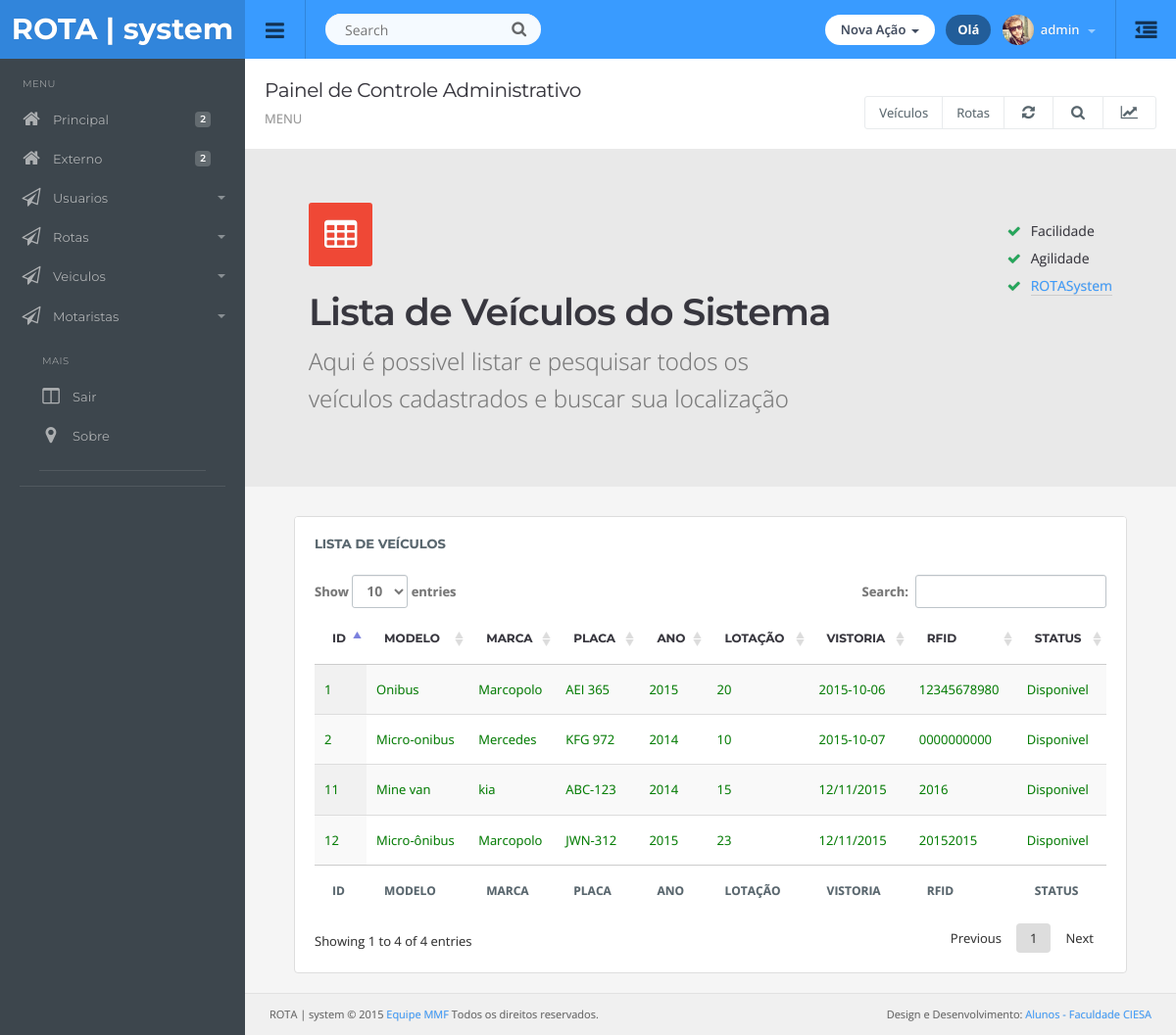
The page /lista_veiculos.php (signed in) on the database its author committed.
### tables this page shows
CREATE TABLE IF NOT EXISTS `veiculos` (
  `vei_id` int(10) unsigned NOT NULL AUTO_INCREMENT,
  `vei_modelo` varchar(100) DEFAULT NULL,
  `vei_marca` varchar(100) DEFAULT NULL,
  `vei_placa` varchar(7) DEFAULT NULL,
  `vei_ano` varchar(4) DEFAULT NULL,
  `vei_lotacao` varchar(10) DEFAULT NULL,
  `vei_datavistoria` varchar(10) DEFAULT NULL,
  `vei_etiqueta` varchar(100) NOT NULL,
  `vei_status` varchar(100) NOT NULL,
  PRIMARY KEY (`vei_id`)
);

### lista_veiculos.php (the view, shortened to what this page needs)
<!DOCTYPE html>
<html lang="br">
<head>
  <link href="images/root.css" rel="stylesheet">
  </head>
  <body>
  <?php include('topo.php');?>
  </div>
<?php include('menu.php');?>
<div class="content">
  <div class="page-header">
    <h1 class="title">Painel de Controle Administrativo</h1>
      <ol class="breadcrumb">
        <li class="active">MENU</li>
      </ol>
    <div class="right">
      <div class="btn-group" role="group" aria-label="...">
        <a href="cad_objeto.php" class="btn btn-light">Veículos</a>
        <a href="novo_pedido.php" class="btn btn-light">Rotas</a>
        <a href="#" class="btn btn-light"><i class="fa fa-refresh"></i></a>
        <a href="#" class="btn btn-light"><i class="fa fa-search"></i></a>
        <a href="#" class="btn btn-light" id="topstats"><i class="fa fa-line-chart"></i></a>
      </div>
    </div>
  </div>
  <div class="row presentation">
    <div class="col-lg-8 col-md-6 titles">
      <span class="icon color10-bg"><i class="fa fa-table"></i></span>
      <h1>Lista de Veículos do Sistema</h1>
      <h4>Aqui é possivel listar e pesquisar todos os veículos cadastrados e buscar sua localização</h4>
    </div>
    <div class="col-lg-4 col-md-6">
      <ul class="list-unstyled list">
        <li><i class="fa fa-check"></i>Facilidade<li>
        <li><i class="fa fa-check"></i>Agilidade<li>
        <li><i class="fa fa-check"></i><a href="/" target="_blank">ROTASystem</a><li>
      </ul>
    </div>
  </div>
<div class="container-padding">
  <div class="row">
    <div class="col-md-12">
      <div class="panel panel-default">
        <div class="panel-title">
          Lista de veículos
        </div>
        <div class="panel-body table-responsive">
            <table id="example0" class="table display">
                <thead>
                    <tr>
                        <th>ID</th>
                        <th>MODELO</th>
                        <th>MARCA</th>
                        <th>PLACA</th>
                        <th>ANO</th>
                        <th>LOTAÇÃO</th>
                        <th>VISTORIA</th>
                        <th>RFID</th>
                        <th>STATUS</th>
                    </tr>
                </thead>
                <tfoot>
                    <tr>
                        <th>ID</th>
                        <th>MODELO</th>
                        <th>MARCA</th>
                        <th>PLACA</th>
                        <th>ANO</th>
                        <th>LOTAÇÃO</th>
                        <th>VISTORIA</th>
                        <th>RFID</th>
                        <th>STATUS</th>
                    </tr>
                </tfoot>
                <tbody>
                  <?php
                    include('conexaopdo.php');
                    $selecionausuario=$con->prepare("SELECT * FROM veiculos");
                    $selecionausuario->execute();
                      while ($linha=$selecionausuario->fetch(PDO::FETCH_ASSOC))
                      {
                            if ($linha["vei_status"]=='Em rota') {
                              echo '
                              <tr>
                                <td><font color="red">'.$linha["vei_id"].'</font></td>
                                 <td><font color="red">'.$linha["vei_modelo"].'</font></td>
                                 <td><font color="red">'.$linha["vei_marca"].'</font></td>
                                 <td><font color="red">'.$linha["vei_placa"].'</font></td>
                                 <td><font color="red">'.$linha["vei_ano"].'</font></td>
                                 <td><font color="red">'.$linha["vei_lotacao"].'</font></td>
                                 <td><font color="red">'.$linha["vei_datavistoria"].'</font></td>
                                 <td><font color="red">'.$linha["vei_etiqueta"].'</font></td>
                                 <td><font color="red">'.$linha["vei_status"].'</font></td>
                              </tr>
                            ';
                            } else {
                              echo '
                              <tr>
                                <td><font color="green">'.$linha["vei_id"].'</font></td>
                                 <td><font color="green">'.$linha["vei_modelo"].'</font></td>
                                 <td><font color="green">'.$linha["vei_marca"].'</font></td>
                                 <td><font color="green">'.$linha["vei_placa"].'</font></td>
                                 <td><font color="green">'.$linha["vei_ano"].'</font></td>
                                 <td><font color="green">'.$linha["vei_lotacao"].'</font></td>
                                 <td><font color="green">'.$linha["vei_datavistoria"].'</font></td>
                                 <td><font color="green">'.$linha["vei_etiqueta"].'</font></td>
                                 <td><font color="green">'.$linha["vei_status"].'</font></td>
                              </tr>
                            ';
                            }
                       }
                  ?>
                </tbody>
            </table>
        </div>
      </div>
    </div>
  </div>
</div>
<?php include ('rodape.php');?>
</div>
</body>
</html>

### images/style.css (style rules this page uses)
.color10-bg { background: #ef4836; }
body { background: #3d464d; color: #58666e; margin: 0; line-height: 1.7em; font-size: 13px; font-family: 'Open Sans', sans-serif; outline: 0; text-Shadow: 0 0 1px rgba(0, 0, 0, 0.2); }
a { color: #399bff; text-decoration: none; }
.col-xs-1, .col-sm-1, .col-md-1, .col-lg-1, .col-xs-2, .col-sm-2, .col-md-2, .col-lg-2, .col-xs-3, .col-sm-3, .col-md-3, .col-lg-3, .col-xs-4, .col-sm-4, .col-md-4, .col-lg-4, .col-xs-5, .col-sm-5, .col-md-5, .col-lg-5, .col-xs-6, .col-sm-6, .col-md-6, .col-lg-6, .col-xs-7, .col-sm-7, .col-md-7, .col-lg-7, .col-xs-8, .col-sm-8, .col-md-8, .col-lg-8, .col-xs-9, .col-sm-9, .col-md-9, .col-lg-9, .col-xs-10, .col-sm-10, .col-md-10, .col-lg-10, .col-xs-11, .col-sm-11, .col-md-11, .col-lg-11, .col-xs-12, .col-sm-12, .col-md-12, .col-lg-12 { padding-right: 15px; padding-left: 15px; }
.row { margin-right: -15px; margin-left: -15px; }
.container-padding { padding-left: 20px; padding-right: 20px; }
.content { padding-left: 30px; padding-right: 30px; padding-top: 80px; margin-left: 250px; background: #f5f5f5; }
.page-header { background: #fff; margin: -20px -30px 20px -30px; padding: 20px; border-bottom: none; position: relative; }
.page-header .title { padding: 0; margin: 0; font-family: 'Montserrat', sans-serif; font-size: 20px; line-height: normal; font-weight: normal; color: #37363e; padding-bottom: 6px; }
.page-header .right { position: absolute; right: 20px; bottom: 20px; min-width: 500px; text-align: right; }
.page-header .right .btn-group { float: right; }
.page-header .right .btn { padding-left: 14px; padding-right: 14px; font-size: 13px; }
.page-header .right .btn .fa { margin: 0 4px; }
.page-header .right .btn-group .btn { border: 1px solid #E8EBED; }
.presentation { background: rgba(0, 0, 0, 0.05); margin: -20px -30px 30px -30px; padding: 70px 50px; }
.presentation .titles .icon { color: #fff; border-radius: 3px; font-size: 36px; line-height: 0; padding: 8px 16px; text-align: center; }
.presentation .titles .icon .fa { font-weight: inherit; }
.presentation .titles h1 { font-size: 38px; font-weight: 600; font-family: 'Montserrat', sans-serif; margin: 30px 0 0px 0; color: #37363e; }
.presentation .titles h4 { font-size: 24px; font-weight: 300; color: #777; margin: 0px; }
.presentation .list { display: inline-block; float: right; margin-bottom: 0; font-size: 14px; line-height: 2em; color: #37363e; right: 0; }
.presentation .list a { border-bottom: 1px solid #ccc; }
.presentation .list .fa { margin-right: 10px; color: #26a65b; }
h1, h2, h3, h4, h5, h6, .h1, .h2, .h3, .h4, .h5, .h6 { font-family: inherit; font-weight: 400; line-height: 1.6; color: #37363e; }
h1, .h1, h2, .h2, h3, .h3 { margin-top: 20px; margin-bottom: 10px; letter-spacing: -0.02em; }
h4, .h4, h5, .h5, h6, .h6 { margin-top: 15px; margin-bottom: 10px; }
h1, .h1 { font-size: 2.25em; }
h4, .h4 { font-size: 1.5em; }
.btn { font-size: 14px; padding: 7px 20px 7px 20px; border: none; background: #e4e4e4; color: inherit; border-radius: 3px; }
.btn .fa { font-size: 15px; margin-right: 5px; }
.btn-light { background-color: #fff; color: inherit; border: 1px solid #BDC4C9; }
.breadcrumb { background: none; padding: 0; margin: 0; font-weight: 600; }
.breadcrumb .active { font-weight: normal; color: #999; }
.panel { box-shadow: none; border: 1px solid #e5e5e5; background: #fff; padding: 20px; margin-bottom: 20px; position: relative; }
.panel-title { font-family: 'Montserrat', sans-serif; color: #58666e; font-size: 13px; font-weight: bold; text-transform: uppercase; padding: 16px 20px; margin: -20px; background: #fff; margin-bottom: 5px; border-bottom: none; border-top-left-radius: 3px; border-top-right-radius: 3px; }
.panel-body, .panel-heading { padding: 0; color: inherit; background-color: transparent; border-color: none; }
.panel-default { border-color: #ddd; }
.table { margin: 0; }
thead { font-weight: 600; font-family: 'Montserrat', sans-serif; text-transform: uppercase; font-size: 12px; color: #37363e; }
table td { display: table-cell; vertical-align: middle; }
.table > thead > tr > th, .table > tbody > tr > th, .table > tfoot > tr > th, .table > thead > tr > td, .table > tbody > tr > td, .table > tfoot > tr > td { padding: 15px; line-height: 1.7; }

### rows shown on the page
veiculos: vei_id "1", vei_modelo "Onibus", vei_marca "Marcopolo", vei_placa "AEI 365", vei_ano "2015", vei_lotacao "20", vei_datavistoria "2015-10-06", vei_etiqueta "12345678980", vei_status "Disponivel"
veiculos: vei_id "2", vei_modelo "Micro-onibus", vei_marca "Mercedes", vei_placa "KFG 972", vei_ano "2014", vei_lotacao "10", vei_datavistoria "2015-10-07", vei_etiqueta "0000000000", vei_status "Disponivel"
veiculos: vei_id "11", vei_modelo "Mine van", vei_marca "kia", vei_placa "ABC-123", vei_ano "2014", vei_lotacao "15", vei_datavistoria "12/11/2015", vei_etiqueta "2016", vei_status "Disponivel"
veiculos: vei_id "12", vei_modelo "Micro-ônibus", vei_marca "Marcopolo", vei_placa "JWN-312", vei_ano "2015", vei_lotacao "23", vei_datavistoria "12/11/2015", vei_etiqueta "20152015", vei_status "Disponivel"

### other values the page prints
$nome "admin"
